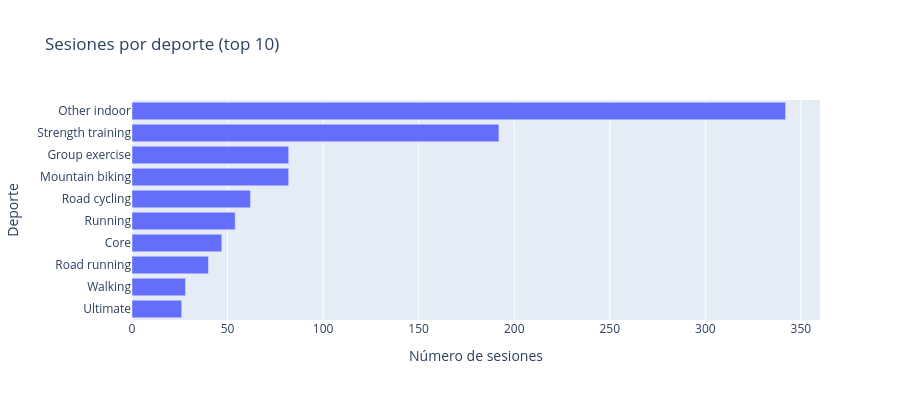

This figure's notebook cell:
### Markdown cell above
## Paso 8: Primera mirada rápida (EDA mínimo)

Antes de cerrar, hagamos unas visualizaciones básicas para confirmar que todo está bien.

### Code cell
import plotly.express as px

# Sesiones por deporte (top 10)
sport_counts = df_sessions['sport_name'].value_counts().head(10)

fig = px.bar(
    x=sport_counts.values,
    y=sport_counts.index,
    orientation='h',
    title='Sesiones por deporte (top 10)',
    labels={'x': 'Número de sesiones', 'y': 'Deporte'},
)
fig.update_layout(yaxis={'categoryorder': 'total ascending'}, height=400)
fig.show()

### Figure 1 — Plotly figure (JSON) as saved in the notebook; plotly's stock layout.template omitted (floating-point values rounded to 4 significant figures)
{"data": [{"hovertemplate": "Número de sesiones=%{x}<br>Deporte=%{y}<extra></extra>", "legendgroup": "", "marker": {"color": "#636efa", "pattern": {"shape": ""}}, "name": "", "orientation": "h", "showlegend": false, "textposition": "auto", "type": "bar", "x": [342, 192, 82, 82, 62, 54, 47, 40, 28, 26], "xaxis": "x", "y": ["Other indoor", "Strength training", "Mountain biking", "Group exercise", "Road cycling", "Running", "Core", "Road running", "Walking", "Ultimate"], "yaxis": "y"}], "layout": {"barmode": "relative", "height": 400, "legend": {"tracegroupgap": 0}, "title": {"text": "Sesiones por deporte (top 10)"}, "xaxis": {"anchor": "y", "domain": [0, 1], "title": {"text": "Número de sesiones"}}, "yaxis": {"anchor": "x", "categoryorder": "total ascending", "domain": [0, 1], "title": {"text": "Deporte"}}}}
